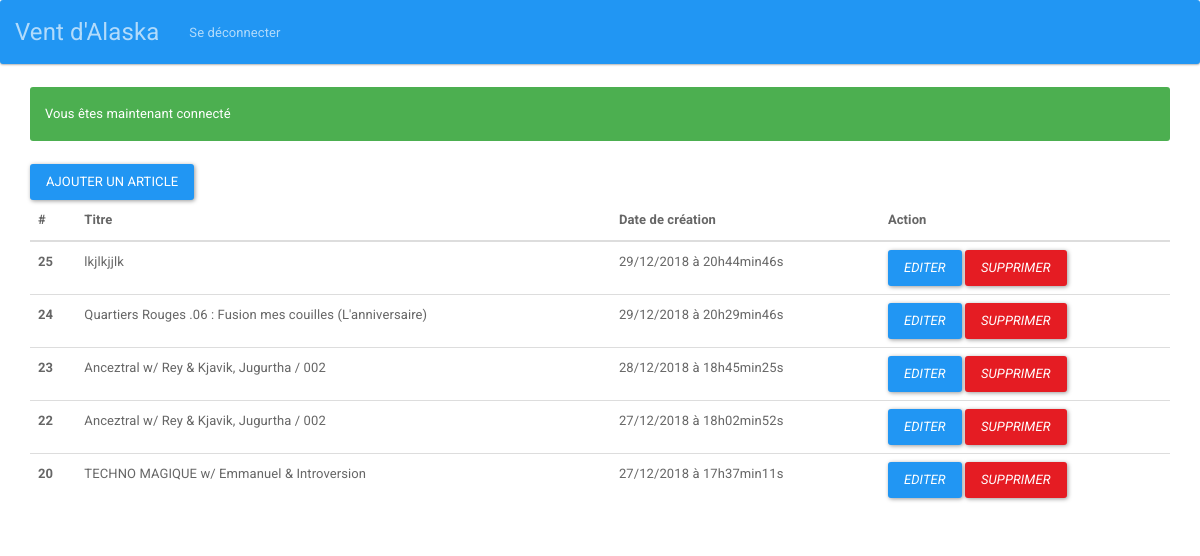
/index.php?action=admin (signed in), run on an earlier commit of the app's database.
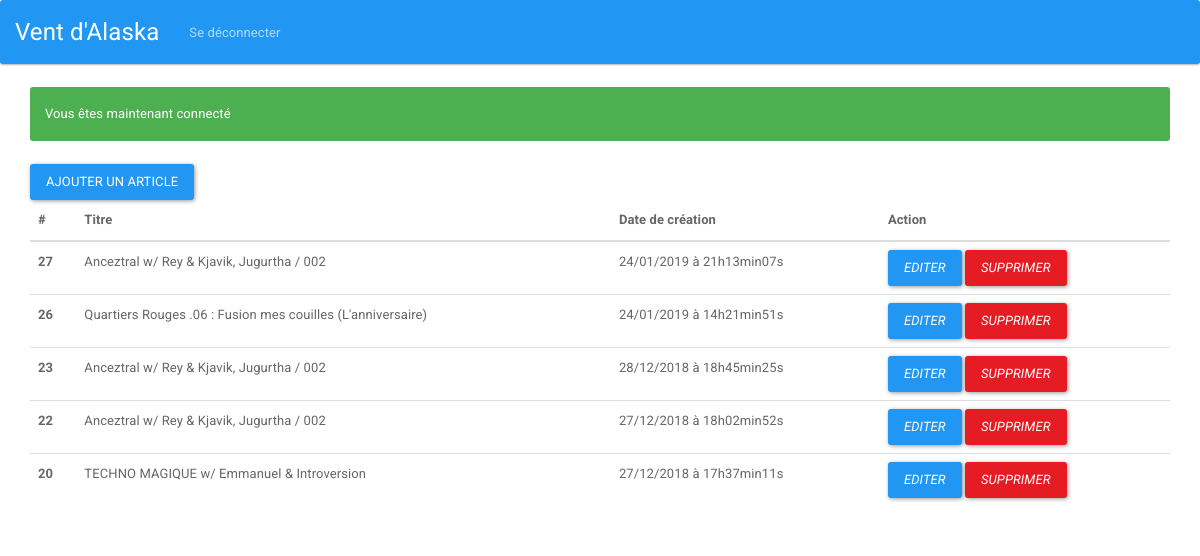
And on a later commit of the database.
### tables this page shows
CREATE TABLE `news` (
  `id` int(11) NOT NULL,
  `title` text NOT NULL,
  `content` varchar(255) NOT NULL,
  `date_creation` datetime NOT NULL
);

### controller/frontend/frontend.php (called while the page is built, shortened)
<?php
require './models/frontend.php';
function _admin()
{
    $posts = getPosts();
    require './views/frontend/adminView.php';
}

### models/frontend.php (called while the page is built, shortened)
<?php
    function setBdd()
    {
        $_bdd = new PDO('mysql:dbname=test;host=localhost', 'root', 'root');
        $_bdd->setAttribute(PDO::ATTR_ERRMODE, PDO::ERRMODE_EXCEPTION);
        $_bdd->setAttribute(PDO::ATTR_DEFAULT_FETCH_MODE, PDO::FETCH_OBJ);
        return $_bdd;
    }
    function getPosts()
    {
        $_bdd = setBdd();
        $posts = $_bdd->query('SELECT id, title, content, DATE_FORMAT(date_creation, \'%d/%m/%Y à %Hh%imin%ss\') AS date_creation_fr FROM news ORDER BY date_creation DESC LIMIT 0, 5');
        return $posts;
    }

### views/frontend/adminView.php (the view, shortened to what this page needs)
    <a href="index.php?action=add" class="btn btn-primary">Ajouter un article</a>
    <table class="table">
        <thead>
        <tr>
            <th scope="col">#</th>
            <th scope="col">Titre</th>
            <th scope="col">Date de création</th>
            <th scope="col">Action</th>
        </tr>
        </thead>
        <tbody>
        <?php
while ($data = $posts->fetch()) {
    ?>
            <tr>
                <th scope="row"><?=$data->id;?></th>
                <td><?=$data->title;?></td>
                <td><?=$data->date_creation_fr;?></td>
                <td>
                    <em><a class="btn btn-primary" href="index.php?action=edit&id=<?php echo $data->id; ?>">Editer</a></em>
                    <em><a class="btn btn-danger" href="index.php?action=delete&id=<?php echo $data->id; ?>&category=news">Supprimer</a></em>
                </td>
            </tr>
        <?php
}
?>
        </tbody>
    </table>
<?php $content = ob_get_clean();?>
<?php require 'template.php';?>

### index.php (shortened to what this page needs)
<?php
require './controller/frontend/frontend.php';
if (isset($_GET['action'])) {
    if ($_GET['action'] == 'listPosts') {
        _listPosts();
    } elseif ($_GET['action'] == 'post') {
        if (isset($_GET['id']) && $_GET['id'] > 0) {
            _post();
        } else {
            echo 'Erreur : aucun identifiant de billet envoyé';
        }
    } elseif ($_GET['action'] == 'admin') {
        _admin();
    } elseif ($_GET['action'] == 'addPost') {
        if (!empty($_POST['title'] && $_POST['content'])) {
            _addPost($_POST['title'], $_POST['content']);
        } else {
            $_SESSION['flash']['danger'] = "Veuillez remplir tout les champs";
        }
    } elseif ($_GET['action'] == 'edit') {
        _edit($_GET['id']);
    } elseif ($_GET['action'] == 'editPost') {
        _editPost($_POST['title'], $_POST['content'], $_GET['id']);
    } elseif ($_GET['action'] == 'add') {
        _add();
    } elseif ($_GET['action'] == 'rateComment') {
        _rateComment($_GET['commentId'], $_GET['postId']);
    } elseif ($_GET['action'] == 'logout') {
        _logout();
    } elseif ($_GET['action'] == 'account') {
        _account();
    } elseif ($_GET['action'] == 'login') {
        _loginIn($_POST['username'], $_POST['password'], $_POST['remember']);
    } elseif ($_GET['action'] == 'loggedIn') {
        _account();
    } elseif ($_GET['action'] == 'forget') {
        _forget();
    } elseif ($_GET['action'] == 'reset') {
        _reset();
    } elseif ($_GET['action'] == 'resetPassword') {
        _resetPassword($_GET['id'], $_GET['token'], $_POST['password'], $_POST['password_confirm']);
    } elseif ($_GET['action'] == 'mail') {
        _forgot($_POST['email']);
    } elseif ($_GET['action'] == 'changePassword') {
        _changePassword($_POST['password'], $_POST['password_confirm']);
    } elseif ($_GET['action'] == 'loggin') {
        _login();
    } elseif ($_GET['action'] == 'register') {
        _register();
    } elseif ($_GET['action'] == 'newUser') {
        _registering($_POST['username'], $_POST['email'], $_POST['password'], $_POST['password_confirm']);
    } elseif ($_GET['action'] == 'confirm') {
        _confirmUser($_GET['id'], $_GET['token']);
    } elseif ($_GET['action'] == 'error') {
        _error();
    }
} else {
    _listPosts();
}

### views/frontend/template.php (shortened to what this page needs)
<!doctype html>
<html lang="fr">
<head>
    <link rel="stylesheet" href="./public/css/app.css">
    <link rel="stylesheet" href="./public/css/main.css">
</head>
<body>
<nav class="navbar navbar-inverse">
    <a class="navbar-brand" href="index.php?action=listPosts">Vent d'Alaska</a>
    <div id="navbar" class="collapse navbar-collapse">
        <ul class="nav navbar-nav">
            <?php if (isset($_SESSION['auth'])): ?>
            <li><a href="index.php?action=logout">Se déconnecter</a></li>
            <?php else: ?>
            <li><a href="index.php?action=register">S'inscrire</a></li>
            <li><a href="index.php?action=loggin">Se connecter</a></li>
            <?php endif;?>
        </ul>
    </div>
</nav>
<div class="container">
    <?php if (isset($_SESSION['flash'])): ?>
        <?php foreach ($_SESSION['flash'] as $type => $message): ?>
            <div class="alert alert-<?=$type;?>">
                <?=$message;?>
            </div>
        <?php endforeach;?>
    <?php endif;?>
        <?=$content?>
</div>
</body>
</html>

What changed in the data, as far as the page shows it:
removed news: id "25", title "lkjlkjjlk", date_creation_fr "29/12/2018 à 20h44min46s"
removed news: id "24", title "Quartiers Rouges .06 : Fusion mes couilles (L'anniversaire)", date_creation_fr "29/12/2018 à 20h29min46s"
added news: id "27", title "Anceztral w/ Rey & Kjavik, Jugurtha / 002", date_creation_fr "24/01/2019 à 21h13min07s"
added news: id "26", title "Quartiers Rouges .06 : Fusion mes couilles (L'anniversaire)", date_creation_fr "24/01/2019 à 14h21min51s"
